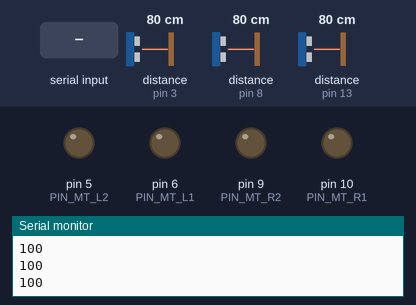
A sketch run on a simulated Arduino Uno, built with avr-gcc and run on an emulated ATmega328P. Shown: output pins drawn as LEDs (lit = HIGH), the last lines printed to the serial monitor. Dashed ring = blinking. Inputs (shaded band) come from the test bench; at power-on: distance to the obstacle (sensors on pin 3, pin 13, pin 8) 80 cm. The echo pulse lasts 58.3 µs per cm; pins used as bus, display or sensor lines are not drawn.

Above: at 1.2 s.
1.3 s: "g" received over Serial
At 2.0 s:
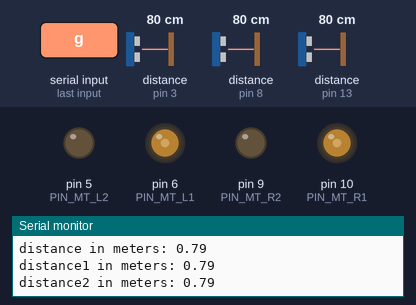
2.9 s: distance to the obstacle (sensor on pin 3) set to 7 cm
4.4 s: distance to the obstacle (sensor on pin 3) set to 4 cm
At 5.6 s:
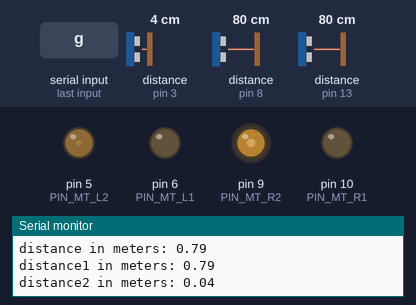
5.9 s: distance to the obstacle (sensor on pin 13) set to 2 cm
At 7.8 s:
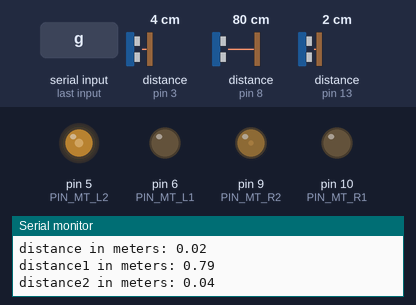
8.9 s: distance to the obstacle (sensor on pin 13) set to 18 cm
At 10.9 s:
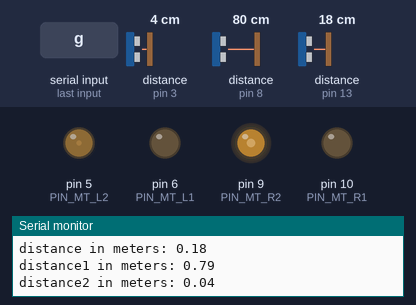
11.3 s: distance to the obstacle (sensor on pin 13) set to 4 cm
At 12.9 s:
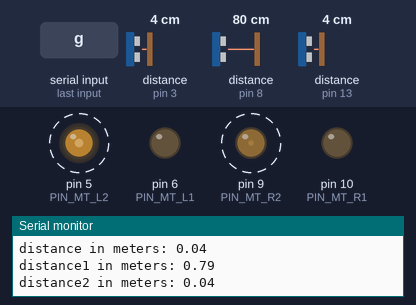
Timing chart, 0 to 15.3 s (numbered marks = the images above; inputs shaded):
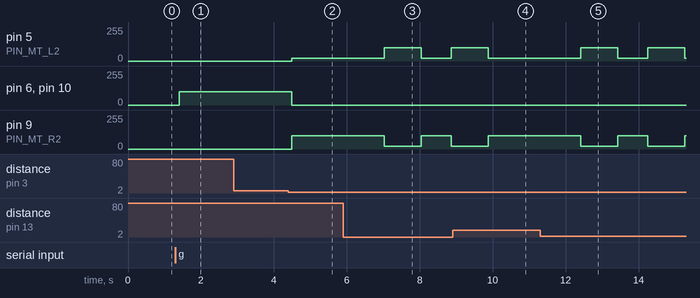

Measured:
- the behaviour switches between 6 and 5 cm on distance to the obstacle (sensor on pin 3) (found by bisection; images 1 and 2)
- after the input at 1.3 s, pin 6 (PIN_MT_L1), pin 10 (PIN_MT_R1): 0/255 → 100/255 after 0.11 s
- after the input at 4.4 s, pin 5 (PIN_MT_L2): 0/255 → 20/255 after 0.08 s; pin 6 (PIN_MT_L1), pin 10 (PIN_MT_R1): 100/255 → 0/255 after 0.08 s; pin 9 (PIN_MT_R2): 0/255 → 100/255 after 0.08 s
- after the input at 5.9 s, pin 5 (PIN_MT_L2): 20/255 → 100/255 after 1.1 s, → 20/255 1.0 s later, → 100/255 0.82 s later; pin 9 (PIN_MT_R2): 100/255 → 20/255 after 1.1 s, → 100/255 1.0 s later, → 20/255 0.82 s later
- after the input at 8.9 s, pin 5 (PIN_MT_L2): 100/255 → 20/255 after 0.98 s; pin 9 (PIN_MT_R2): goes on until 9.9 s, then stays 100/255
- after the input at 11.3 s, pin 5 (PIN_MT_L2): alternates 100/255 for 1.0 s and 20/255 for 0.82 s, starting after 1.1 s; pin 9 (PIN_MT_R2): alternates 100/255 for 0.82 s and 20/255 for 1.0 s, starting after 1.1 s

The sketch:

midterm_BT_three_sensor.ino
```cpp
#define PIN_MT_L1 6   // the trigger pin
#define PIN_MT_L2 5
#define PIN_MT_R1 10
#define PIN_MT_R2 9

#define PIN_TRIG 12    // the trigger pin sonar
#define PIN_ECHO 13

#define PIN_TRIG1 7    // the trigger pin sonar1
#define PIN_ECHO1 8

#define PIN_TRIG2 2    // the trigger pin sonar2
#define PIN_ECHO2 3

long snr_duration;
float distance;

long snr_duration1;
float distance1;

long snr_duration2;
float distance2;

char cmd;
byte spd = 100;
byte spd1 = 20;

int i=0 ;
int j=0 ;
int k=0 ;
int l=0 ;
int m=0 ;
int n=0 ;
void setup() {
    Serial.begin(9600);
    pinMode(PIN_MT_L1, OUTPUT);
    pinMode(PIN_MT_L2, OUTPUT);
    pinMode(PIN_MT_R1, OUTPUT);
    pinMode(PIN_MT_R2, OUTPUT);
    digitalWrite(PIN_MT_L1, LOW);
    digitalWrite(PIN_MT_L2, LOW);
    digitalWrite(PIN_MT_R1, LOW);
    digitalWrite(PIN_MT_R2, LOW);

    Serial.begin(9600);
    Serial.print("initialize the Line Dectector program");

    pinMode(PIN_TRIG, OUTPUT);
    digitalWrite(PIN_TRIG, LOW);
    pinMode(PIN_ECHO, INPUT);

    pinMode(PIN_TRIG1, OUTPUT);
    digitalWrite(PIN_TRIG1, LOW);
    pinMode(PIN_ECHO1, INPUT);

    pinMode(PIN_TRIG2, OUTPUT);
    digitalWrite(PIN_TRIG2, LOW);
    pinMode(PIN_ECHO2, INPUT);
}
void loop() {
  Serial.println(spd);
  cmd = Serial.read();

    switch(cmd) {
        case 'w':
            analogWrite(PIN_MT_L1, spd);
            analogWrite(PIN_MT_R1, spd);
            analogWrite(PIN_MT_L2, 0);
            analogWrite(PIN_MT_R2, 0);
            break;
        case 'a':
            analogWrite(PIN_MT_L1, spd);
            analogWrite(PIN_MT_R1, 0);
            analogWrite(PIN_MT_L2, 0);
            analogWrite(PIN_MT_R2, 0);
            break;
        case 's':
            analogWrite(PIN_MT_L1, 0);
            analogWrite(PIN_MT_R1, 0);
            analogWrite(PIN_MT_L2, spd);
            analogWrite(PIN_MT_R2, spd);
            break;
        case 'd':
            analogWrite(PIN_MT_L1, 0);
            analogWrite(PIN_MT_R1, spd);
            analogWrite(PIN_MT_L2, 0);
            analogWrite(PIN_MT_R2, 0);
            break;
        case ' ':
            analogWrite(PIN_MT_L1, 0);
            analogWrite(PIN_MT_R1, 0);
            analogWrite(PIN_MT_L2, 0);
            analogWrite(PIN_MT_R2, 0);
            break;
        case 'r':
            if(spd <= 250) spd += 5;
            else    spd =255;
            break;
        case 'f':
            if(spd >= 5) spd -= 5;
            else    spd =0;
            break;
        default:
            break;
    case 'g':
    for(;;){
      if( Serial.read()== 'h'){
            analogWrite(PIN_MT_L1, 0);
            analogWrite(PIN_MT_R1, 0);
            analogWrite(PIN_MT_L2, 0);
            analogWrite(PIN_MT_R2, 0);
        break;
      }
      else{
  //sonar
    Serial.println("Sending soundwave  ;");
    digitalWrite(PIN_TRIG, HIGH);
    delayMicroseconds(10);
    digitalWrite(PIN_TRIG, LOW);

    snr_duration = pulseIn(PIN_ECHO,HIGH);          // default timeout 1 sec
    //Serial.print("duration in microseconds: ");
    //Serial.println(snr_duration);

    distance = (float)snr_duration * 340 / 2 / 1000000;
    Serial.print("distance in meters: ");
    Serial.println(distance);

    //delay(20);                 // wait for 0.1 sec
//sonar1
    digitalWrite(PIN_TRIG1, HIGH);
    delayMicroseconds(10);
    digitalWrite(PIN_TRIG1, LOW);

    snr_duration1 = pulseIn(PIN_ECHO1,HIGH);          // default timeout 1 sec
    //Serial.print("duration1 in microseconds: ");
    //Serial.println(snr_duration1);

    distance1 = (float)snr_duration1 * 340 / 2 / 1000000;
    Serial.print("distance1 in meters: ");
    Serial.println(distance1);

    //delay(20);                 // wait for 0.1 sec
    //sonar2
    digitalWrite(PIN_TRIG2, HIGH);
    delayMicroseconds(10);
    digitalWrite(PIN_TRIG2, LOW);

    snr_duration2 = pulseIn(PIN_ECHO2,HIGH);          // default timeout 1 sec
    //Serial.print("duration2 in microseconds: ");
    //Serial.println(snr_duration2);

    distance2 = (float)snr_duration2 * 340 / 2 / 1000000;
    Serial.print("distance2 in meters: ");
    Serial.println(distance2);

    //delay(20);                 // wait for 0.1 sec

            analogWrite(PIN_MT_L1, spd);
            analogWrite(PIN_MT_R1, spd);
            analogWrite(PIN_MT_L2, 0);
            analogWrite(PIN_MT_R2, 0);

    if( distance2< 0.05 ){
      while( k <25000 ){
            analogWrite(PIN_MT_L1, 0);
            analogWrite(PIN_MT_R1, 0);
            analogWrite(PIN_MT_L2, spd1);
            analogWrite(PIN_MT_R2, spd);
            k++ ;
      }
      k = 0;
    }
    if( distance1<0.05 ){
      while( j <20000 ){
            analogWrite(PIN_MT_L1, 0);
            analogWrite(PIN_MT_R1, 0);
            analogWrite(PIN_MT_L2, spd1);
            analogWrite(PIN_MT_R2, spd);
            j++ ;
      }
      j = 0;
    }
    if( distance <0.09 ){
      while( i <30000 ){
            analogWrite(PIN_MT_L1, 0);
            analogWrite(PIN_MT_R1, 0);
            analogWrite(PIN_MT_L2, spd);
            analogWrite(PIN_MT_R2, spd1);
            i++ ;
      }
      i = 0;
    }
 }
    }
    }
}
```
